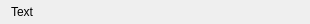
<?xml version="1.0" encoding="UTF-8"?>
<ui version="4.0">
 <class>MatchesOverviewLabel</class>
 <widget class="QWidget" name="MatchesOverviewLabel">
  <property name="geometry">
   <rect>
    <x>0</x>
    <y>0</y>
    <width>310</width>
    <height>24</height>
   </rect>
  </property>
  <property name="windowTitle">
   <string>labelItem</string>
  </property>
  <layout class="QHBoxLayout" name="horizontalLayout">
   <property name="topMargin">
    <number>0</number>
   </property>
   <property name="bottomMargin">
    <number>0</number>
   </property>
   <item>
    <widget class="QLabel" name="labelText">
     <property name="text">
      <string>Text</string>
     </property>
    </widget>
   </item>
   <item>
    <spacer name="horizontalSpacer">
     <property name="orientation">
      <enum>Qt::Horizontal</enum>
     </property>
     <property name="sizeHint" stdset="0">
      <size>
       <width>40</width>
       <height>20</height>
      </size>
     </property>
    </spacer>
   </item>
   <item>
    <widget class="QPushButton" name="buttonJumpTo">
     <property name="text">
      <string/>
     </property>
     <property name="icon">
      <iconset>
       <normaloff>resources/current.png</normaloff>resources/current.png</iconset>
     </property>
     <property name="flat">
      <bool>true</bool>
     </property>
    </widget>
   </item>
  </layout>
 </widget>
 <resources/>
 <connections/>
</ui>
